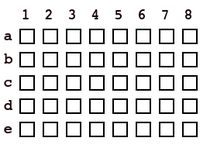
#> input picture create_sample/out.png, 217 x 155 px, shrunk from 280 x 200 before the run
$ python search_image.py
#> lines starting #> are read from the running program, lines starting #| are printed output that depends on the picture
import cv2
from PIL import Image
def search(first, second):
#> called with first = 'out.png', second = 'vau.png'
    method = cv2.TM_SQDIFF_NORMED

    # Read the images from the file
    small_image = cv2.imread(first)
#> small_image is the input picture: shape (155, 217, 3); mean B, G, R 224.9, 224.9, 225.2
    large_image = cv2.imread(second)
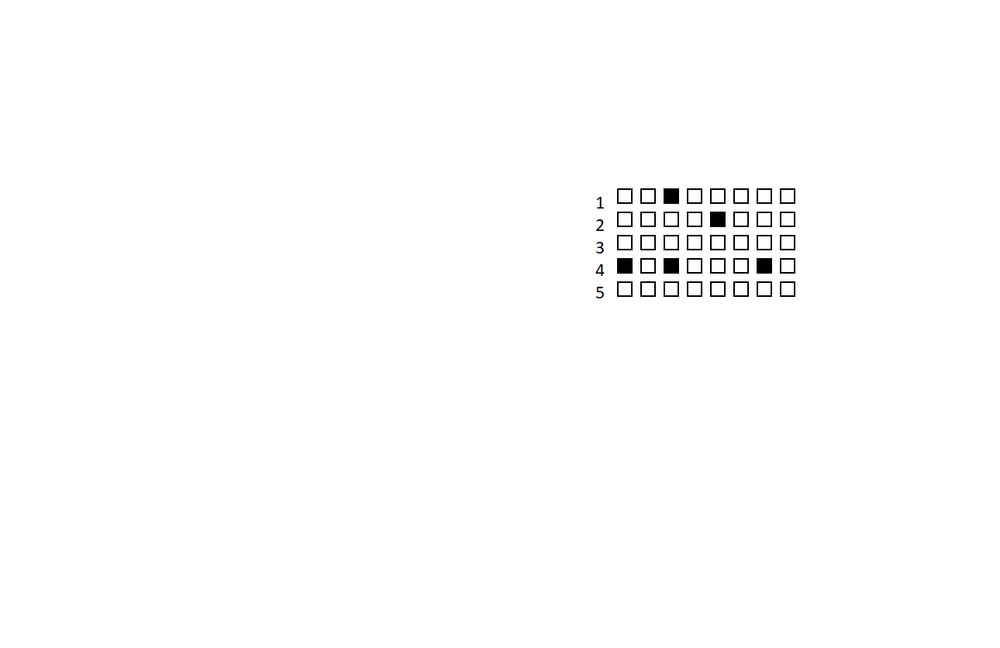
#> input picture create_sample/vau.png, 1000 x 648 px, shrunk from 1290 x 836 before the run
#> large_image is the input picture: shape (648, 1000, 3); mean B, G, R 253.2, 253.2, 253.2

    result = cv2.matchTemplate(small_image, large_image, method)
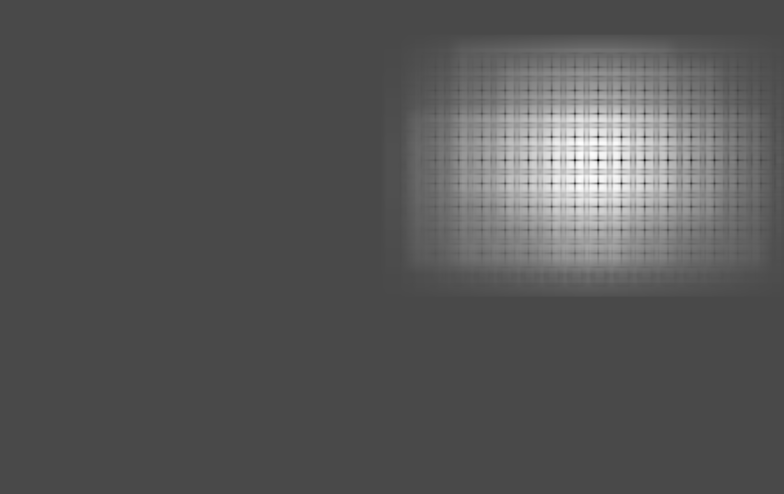
#> result: shape (494, 784) float32; min 0.052, max 0.22, mean 0.109; drawn with min black and max white

    # We want the minimum squared difference
    mn,_,mnLoc,_ = cv2.minMaxLoc(result)
#> mn = 0.052; mnLoc = (598, 160)

    # Draw the rectangle:
    # Extract the coordinates of our best match
    MPx,MPy = mnLoc
#> MPx = 598; MPy = 160

    # Step 2: Get the size of the template. This is the same size as the match.
    trows,tcols = small_image.shape[:2]
#> trows = 155; tcols = 217

    # Step 3: Draw the rectangle on large_image
    # cv2.rectangle(large_image, (MPx,MPy),(MPx+tcols,MPy+trows),(0,0,255),2)
    im = Image.open(second)
    im1 = im.crop((MPx, MPy, MPx+ tcols, MPy+trows))
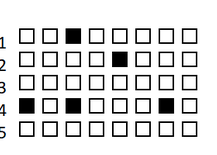
#> im1: PIL image 217x155 RGB; mean R, G, B 221, 221, 221.1
    print((MPx, MPy), (MPx + tcols, MPy + trows))
#| (598, 160) (815, 315)
    # Display the original image with the rectangle around the match.
    # cv2.imshow('output',large_image)
    im1.show()
    im1.save('im1.png')
    # The image is only displayed if we call this
    cv2.waitKey(0)
search('out.png', 'vau.png')

#ну находить квадрат научились
#теперь два вида тестов: с обрезанием и обычный. хотя, стоит поразмыслить. + все это подключить к боту. за утро сделать.
